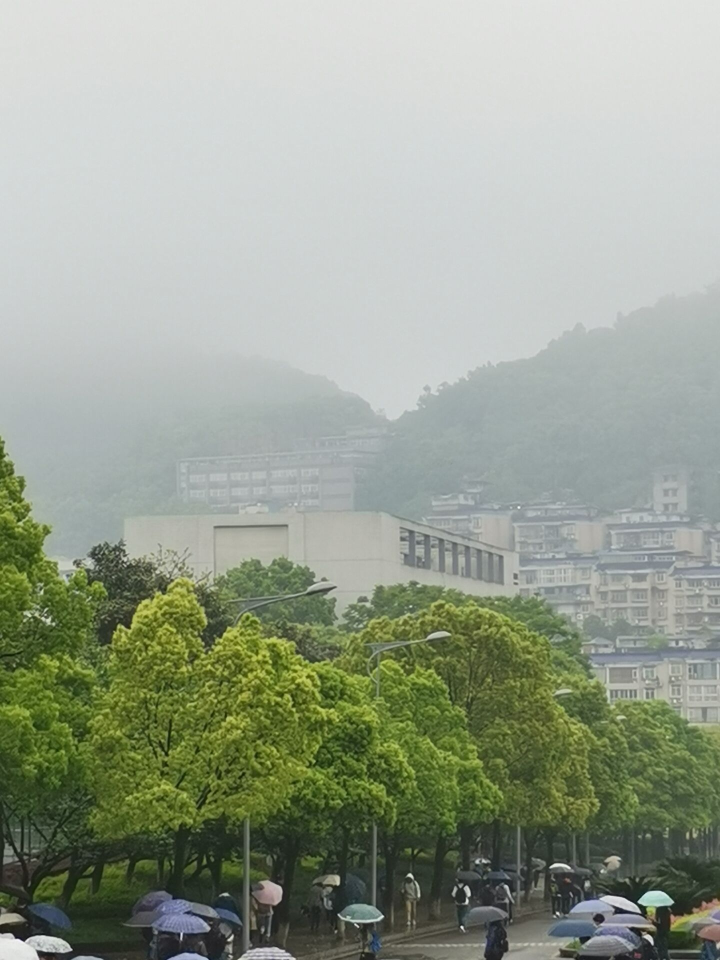
//> input picture 2.jpg, 1440 x 1920 px (shown at 1/2 size)
$ ./Source   (built with g++ and OpenCV 4)
//> lines starting //> are read from the running program, lines starting //| are printed output that depends on the picture
### get_radiance.h
#pragma once
#include<opencv2/opencv.hpp>
using namespace std;

void get_radiance(const cv::Mat& , const cv::Mat& , const cv::Vec3f & , cv::Mat & );

### guided_filter.h
#pragma once
#include<opencv2/opencv.hpp>
cv::Mat fastGuidedFilter(const cv::Mat &I_org, const cv::Mat &p_org, int r, double eps, int s);

### get_est_transmap.h
#pragma once
#include<opencv2/opencv.hpp>
#include "get_dark_channel.h"
using namespace std;

void get_esttransmap(const cv::Mat &, const cv::Vec3f &, const double &, const unsigned int, cv::Mat &);

### get_atmosphere.h
#pragma once
#include<opencv2/opencv.hpp>
using namespace std;


void get_atmosphere(const cv::Mat & , const cv::Mat & , cv::Vec3f & );

### get_dark_channel.h
#pragma once
#include <opencv2/opencv.hpp>

using namespace std;
void get_darkchannel(const cv::Mat & , cv::Mat & , const  int  );

### get_darkchannel.cpp
#include "get_dark_channel.h"

void get_darkchannel(const cv::Mat &input,  cv::Mat &dark_channel, const int window_size)
{
	cv::Mat RGB_channel[3];//三通道，分别是B,G,R  OpenCV中顺序相反
	cv::split(input, RGB_channel);//将原图分离到三通道

	cv::Mat min_channel;//三个颜色通道中最小值
	min_channel = cv::min(cv::min(RGB_channel[2], RGB_channel[1]), RGB_channel[0]);

	cv::Matx<unsigned char, 15, 15> element = cv::getStructuringElement(cv::MORPH_ELLIPSE, cv::Size(window_size, window_size));
	//进行腐蚀操作
	cv::erode(min_channel, dark_channel, element);
}

### get_radiance.cpp
#include"get_radiance.h"

void get_radiance(const cv::Mat&image, const cv::Mat&trans_map, const cv::Vec3f &atmosphere, cv::Mat &radiance)
{
	unsigned int m{ 0 }, n{ 0 };
	m = image.rows;
	n = image.cols;
	//得到大气光矩阵（将三个通道的大气光进行拷贝）
	cv::Mat rep_atmosphere(m, n, CV_32FC3, cv::Scalar(atmosphere[0], atmosphere[1], atmosphere[2]));

	cv::Mat max_transmap = cv::max(trans_map, 0.1);//设置大气光传递矩阵最小值为0.1（防止除零主导）

	//将大气光传递矩阵复制到三个通道(默认三个通道采用同一大气光)
	vector<cv::Mat>trans_map_final;
	cv::Mat trans_3channel;
	trans_map_final.push_back(trans_map);
	trans_map_final.push_back(trans_map);
	trans_map_final.push_back(trans_map);
	cv::merge(trans_map_final, trans_3channel);

	//采用大气光照模型计算需要恢复的图像
	radiance = ((image - rep_atmosphere) / trans_3channel) + rep_atmosphere;
}

### guided_filter.cpp
#include "guided_filter.h"
//https ://blog.csdn.net/kuweicai/article/details/78385871
//导向滤波的代码在CSDN得到，是何凯明在2015年发表的 fast guided filter中提出的算法
cv::Mat fastGuidedFilter(const cv::Mat &I_org, const cv::Mat &p_org, int r, double eps, int s)
{
	/*
	% GUIDEDFILTER   O(N) time implementation of guided filter.
	%
	%   - guidance image: I (should be a gray-scale/single channel image)
	%   - filtering input image: p (should be a gray-scale/single channel image)
	%   - local window radius: r
	%   - regularization parameter: eps
	*/

	cv::Mat I, _I;
	I_org.convertTo(_I, CV_32FC1, 1.0);

	resize(_I, I,I.size(), 1.0 / s, 1.0 / s, 1);


	cv::Mat p, _p;
	p_org.convertTo(_p, CV_32FC1, 1.0);
	//p = _p;
	resize(_p, p, p.size(), 1.0 / s, 1.0 / s, 1);

	//[hei, wid] = size(I);
	int hei = I.rows;
	int wid = I.cols;

	r = (2 * r + 1) / s + 1;//因为opencv自带的boxFilter（）中的Size,比如9x9,我们说半径为4

	//mean_I = boxfilter(I, r) ./ N;
	cv::Mat mean_I;
	cv::boxFilter(I, mean_I, CV_32FC1, cv::Size(r, r));

	//mean_p = boxfilter(p, r) ./ N;
	cv::Mat mean_p;
	cv::boxFilter(p, mean_p, CV_32FC1, cv::Size(r, r));

	//mean_Ip = boxfilter(I.*p, r) ./ N;
	cv::Mat mean_Ip;
	cv::boxFilter(I.mul(p), mean_Ip, CV_32FC1, cv::Size(r, r));

	//cov_Ip = mean_Ip - mean_I .* mean_p; % this is the covariance of (I, p) in each local patch.
	cv::Mat cov_Ip = mean_Ip - mean_I.mul(mean_p);

	//mean_II = boxfilter(I.*I, r) ./ N;
	cv::Mat mean_II;
	cv::boxFilter(I.mul(I), mean_II, CV_32FC1, cv::Size(r, r));

	//var_I = mean_II - mean_I .* mean_I;
	cv::Mat var_I = mean_II - mean_I.mul(mean_I);

	//a = cov_Ip ./ (var_I + eps); % Eqn. (5) in the paper;
	cv::Mat a = cov_Ip / (var_I + eps);

	//b = mean_p - a .* mean_I; % Eqn. (6) in the paper;
	cv::Mat b = mean_p - a.mul(mean_I);

	//mean_a = boxfilter(a, r) ./ N;
	cv::Mat mean_a;
	cv::boxFilter(a, mean_a, CV_32FC1, cv::Size(r, r));
	cv::Mat rmean_a;
	resize(mean_a, rmean_a, I_org.size(), 1);

	//mean_b = boxfilter(b, r) ./ N;
	cv::Mat mean_b;
	cv::boxFilter(b, mean_b, CV_32FC1, cv::Size(r, r));
	cv::Mat rmean_b;
	resize(mean_b, rmean_b, I_org.size(), 1);

	//q = mean_a .* I + mean_b; % Eqn. (8) in the paper;
	cv::Mat q = rmean_a.mul(_I) + rmean_b;

	return q;
}

### get_est_transmap.cpp
#include "get_est_transmap.h"

void get_esttransmap(const cv::Mat &image, const cv::Vec3f &atmosphere, const double &omega, const unsigned int win_size, cv::Mat &trans_est)
{
	unsigned int m{ 0 }, n{ 0 };
	m = image.rows;
	n = image.cols;
	//获得扩展大气光矩阵
	cv::Mat atmosphere_Matx(m, n, CV_32FC3, cv::Scalar(atmosphere[0], atmosphere[1], atmosphere[2]));
	cv::Mat dark_sub;
	get_darkchannel(image / atmosphere_Matx, dark_sub,win_size);
	trans_est = 1 - (omega*dark_sub);
}

### get_atmosphere.cpp
#include "get_atmosphere.h"

void get_atmosphere(const cv::Mat &image, const cv::Mat &dark_channel, cv::Vec3f &atmosphere)
{
	unsigned int m{ 0 }, n{ 0 };
	m = image.rows;
	n = image.cols;
	unsigned int n_pixels = n * m;
	unsigned int n_search_pixels = n_pixels * 0.01;
	cv::Mat dark_vec = dark_channel.reshape(0, 1);//将暗通道变为行向量形式
	cv::Mat image_vec = image.reshape(3, 1);//将原图转换为行向量

	//对暗通道图进行排序得到暗通道图索引
	cv::Mat indices(1, n_pixels, CV_8UC1);//存储将暗通道排序后得到的索引矩阵
	cv::sortIdx(dark_vec, indices, CV_SORT_DESCENDING);//对暗通道进行排序
	atmosphere=cv::Vec3f( 0,0,0 );//用于存储大气光值
	cv::Vec3f temp;
	unsigned int temp1;
	for (unsigned int i = 0; i < n_search_pixels; i++)//此处采用迭代，可能会降低运行效率
	{
		temp1 = indices.at<int>(i);
		temp = image_vec.at<cv::Vec3f>(temp1);
		atmosphere = atmosphere + temp;
	}
	atmosphere[0] /= n_search_pixels;//B通道大气光
	atmosphere[1] /= n_search_pixels;//G通道大气光
	atmosphere[2] /= n_search_pixels;//R通道大气光
}

### Source.cpp
#include<opencv2/opencv.hpp>
#include<string>
#include "Source.h"
#include "get_dark_channel.h"
#include "get_atmosphere.h"
#include "get_est_transmap.h"
#include "guided_filter.h"
#include "get_radiance.h"
using namespace std;

constexpr int win_size{ 15 };
const double omega{ 0.9 };//决定复原图像中雾保留程度,在一些情况下，该参数的设置会影响去雾效果，需要根据图像自适应

int main(void)
{
	cv::Mat input_image;
	input_image = cv::imread("2.jpg");
//> input_image is the input picture: 1920 rows x 1440 cols, CV_8UC3; mean B, G, R 144.1, 159.9, 151.8
	if (input_image.empty())//判断图像是否读取成功
	{
		cout << "error in get image" << endl;
		return -1;
	}

	clock_t start{ 0 }, finish{ 0 };
	start = clock();

	cv::Mat image_double;//获得double类型的图像，防止后续计算溢出
	input_image.convertTo(image_double, CV_32F, 1.0 / 255, 0);//转换为浮点图，方便后续计算而不溢出

	/*************************************获取暗通道***********************************/
	cv::Mat dark_channel;
	get_darkchannel(image_double, dark_channel, win_size);
//> in get_darkchannel, `cv::erode(min_channel, dark_channel, element);`:
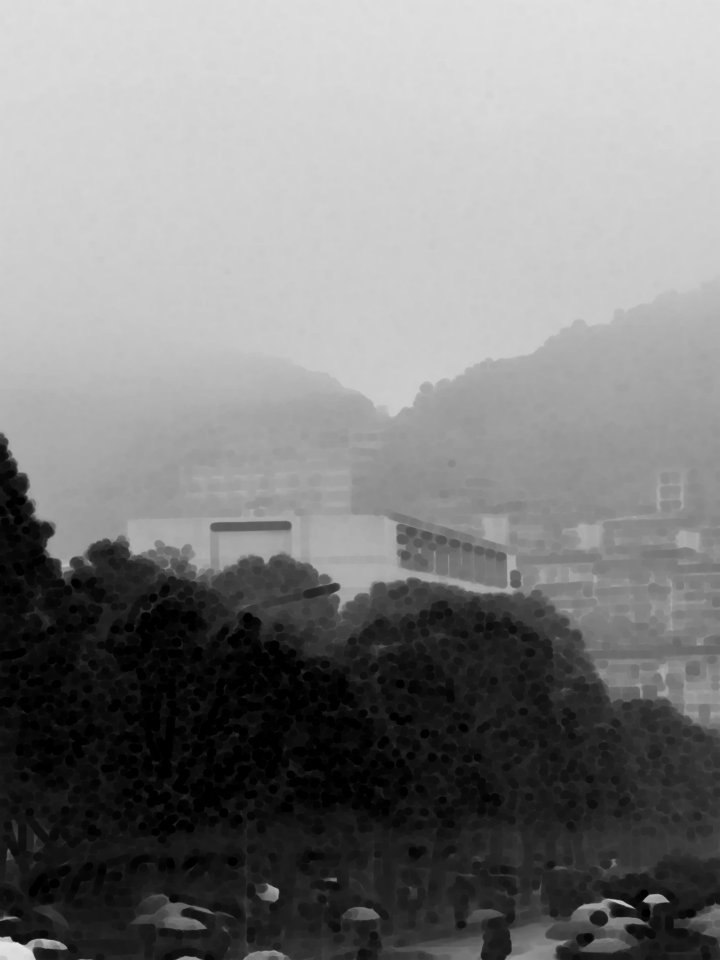
//> dark_channel: 1920 rows x 1440 cols, CV_32FC1 (shown at 1/2 size); min 0, max 0.886, mean 0.498
	/*********************************************************************************/

	/**************************由暗通道和原图计算大气光*********************************/
	cv::Vec3f atmosphere{ 0,0,0 };//用于存储大气光值的向量
	get_atmosphere(image_double, dark_channel, atmosphere);//通过函数获取大气光
//> the loop in get_atmosphere, `for (unsigned int i = 0; i < n_search_pixels; i++)` made 27648 passes
//> (temp1, temp, atmosphere) on passes 2 to 4: (2721633, [0.902, 0.914, 0.906], [1.81, 1.83, 1.82]), (2721632, [0.902, 0.914, 0.906], [2.71, 2.75, 2.72]), (2584, [0.886, 0.886, 0.886], [3.6, 3.63, 3.61])
//> after the loop in get_atmosphere, `for (unsigned int i = 0; i < n_search_pixels; i++)`: atmosphere = [24216.7, 24491.2, 24323.8]
//> in get_atmosphere, `atmosphere[0] /= n_search_pixels;`: atmosphere = [0.876, 24491.2, 24323.8]
//> in get_atmosphere, `atmosphere[1] /= n_search_pixels;`: atmosphere = [0.876, 0.886, 24323.8]
//> in get_atmosphere, `atmosphere[2] /= n_search_pixels;`: atmosphere = [0.876, 0.886, 0.88]
//> atmosphere = [0.876, 0.886, 0.88]
	/*********************************************************************************/

	/*********************************计算光照传递评估图*******************************/
	cv::Mat trans_est;
	get_esttransmap(image_double,atmosphere,omega,win_size,trans_est);
	/*********************************************************************************/

	/***************************采用导向滤波改良传递评估图******************************/
	cv::Mat trans_map;//光照传输图矩阵
	cv::Mat image_gray;//原图对应的灰度图
	cv::cvtColor(image_double, image_gray, CV_BGR2GRAY);
	//采用导向滤波计算传递矩阵
	trans_map = fastGuidedFilter(image_gray, trans_est, 15, 0.001, 1);;
//> in fastGuidedFilter, `cv::Mat a = cov_Ip / (var_I + eps);`:
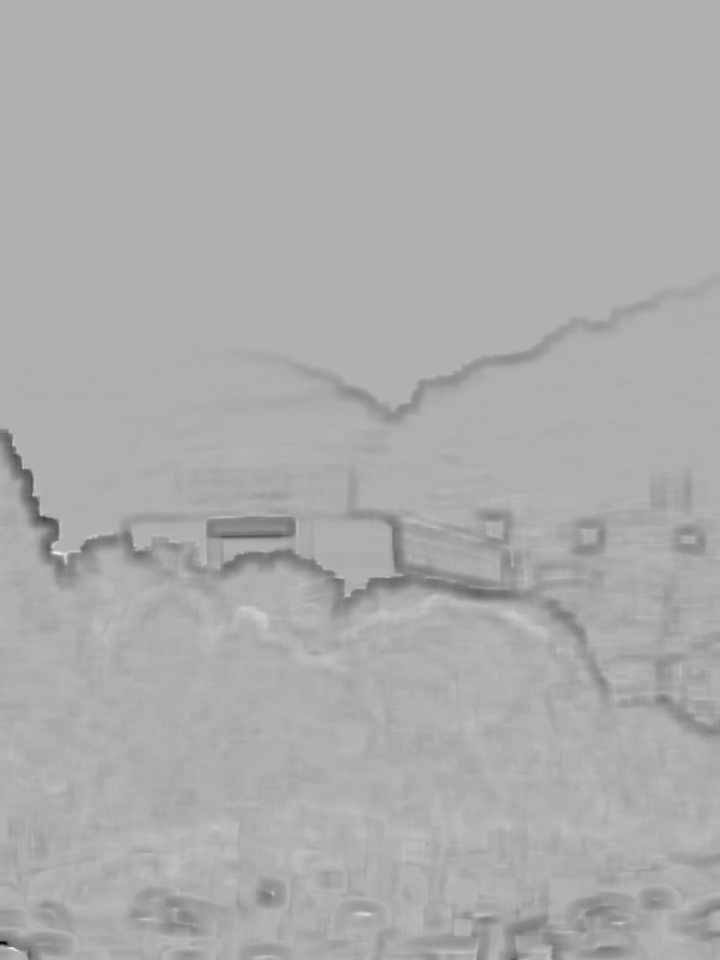
//> a: 1920 rows x 1440 cols, CV_32FC1 (shown at 1/2 size); min -3.09, max 1.37, mean -0.0674; drawn with min black and max white
//> in fastGuidedFilter, `cv::Mat b = mean_p - a.mul(mean_I);`:
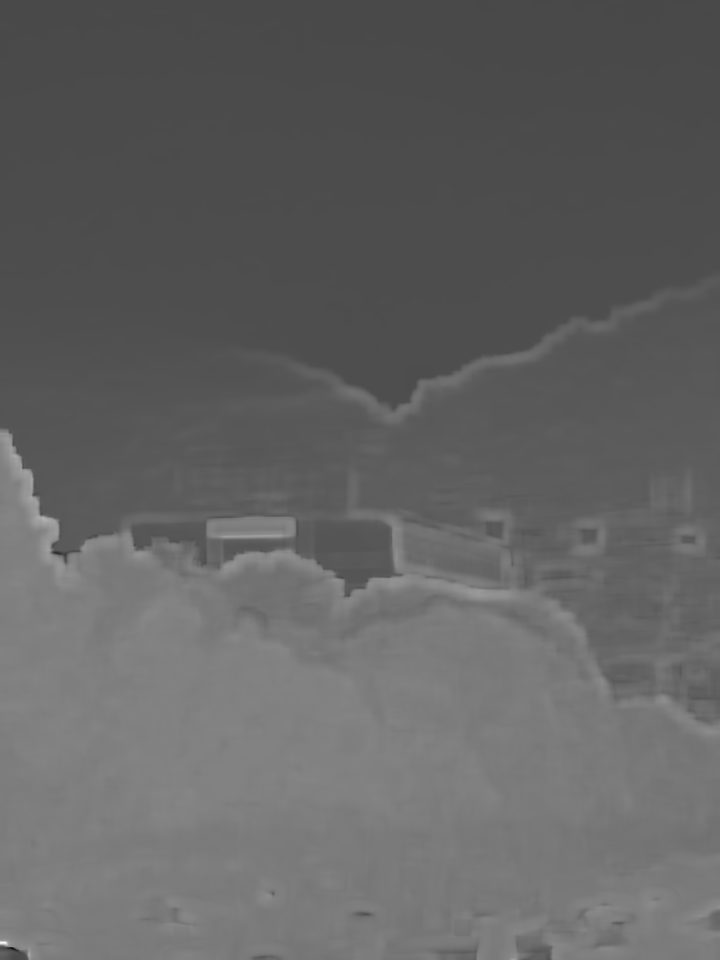
//> b: 1920 rows x 1440 cols, CV_32FC1 (shown at 1/2 size); min -1.04, max 2.97, mean 0.528; drawn with min black and max white
//> in fastGuidedFilter, `cv::boxFilter(a, mean_a, CV_32FC1, cv::Size(r, r));`:
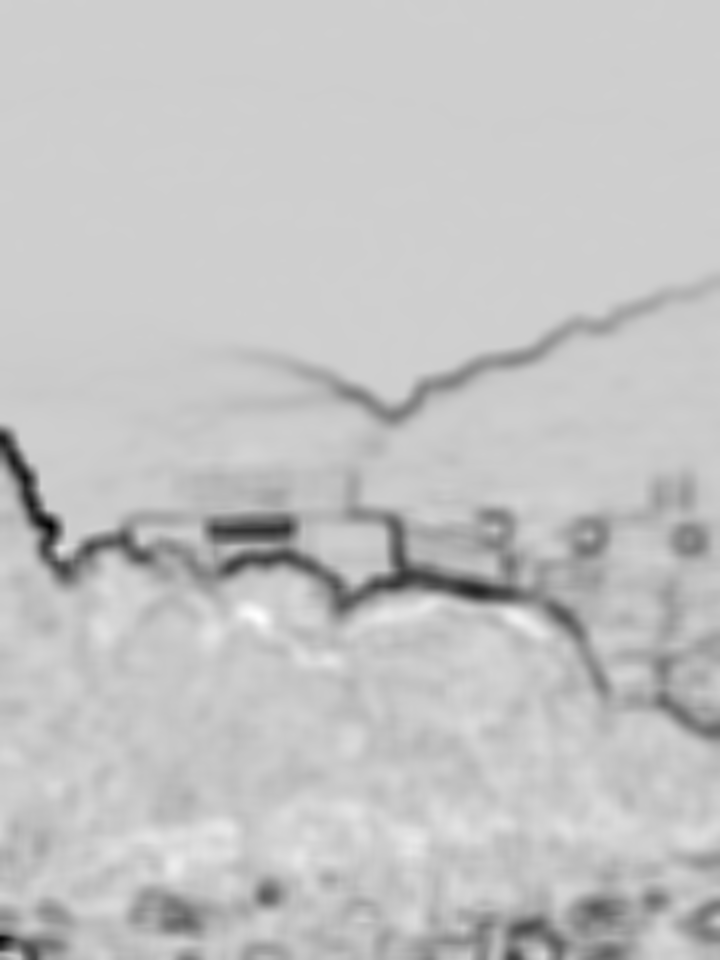
//> mean_a: 1920 rows x 1440 cols, CV_32FC1 (shown at 1/2 size); min -1.17, max 0.271, mean -0.0674; drawn with min black and max white
//> in fastGuidedFilter, `cv::Mat q = rmean_a.mul(_I) + rmean_b;`:
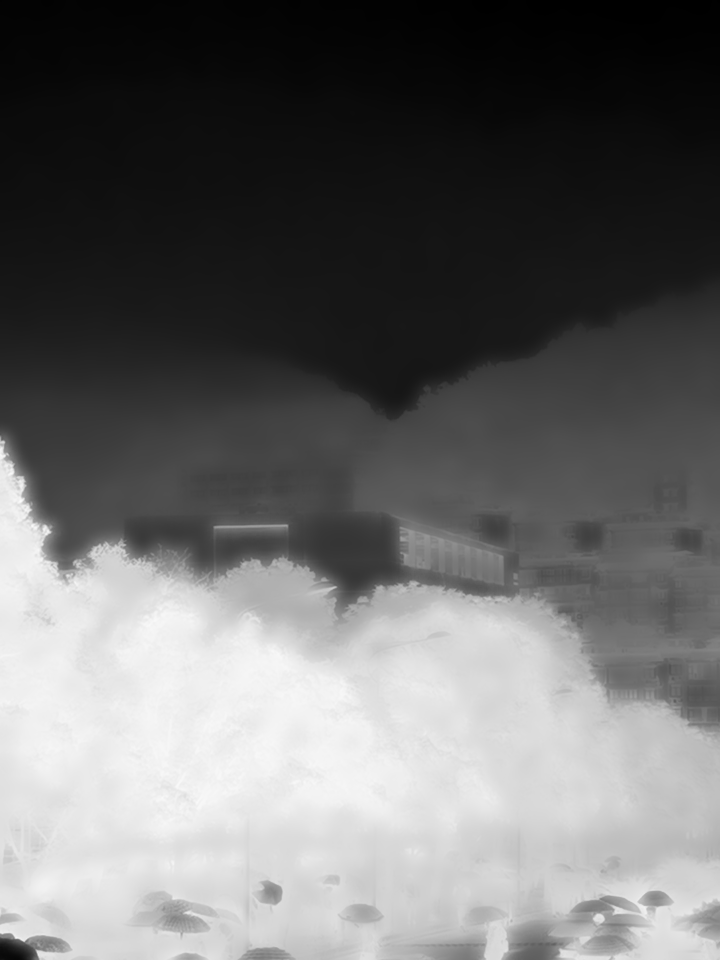
//> q: 1920 rows x 1440 cols, CV_32FC1 (shown at 1/2 size); min 0.104, max 1.03, mean 0.49; drawn with min black and max white
	/*********************************************************************************/

	/********************************获得无雾图像**************************************/
	cv::Mat radiance;
	get_radiance(image_double, trans_map, atmosphere, radiance);
	/*********************************************************************************/
	finish = clock();
	cout << "totally used time is " << static_cast<double>(finish - start)/CLOCKS_PER_SEC <<" S"<< endl;
	cv::Mat out_file;
	radiance.convertTo(out_file, CV_8U, 250.0);
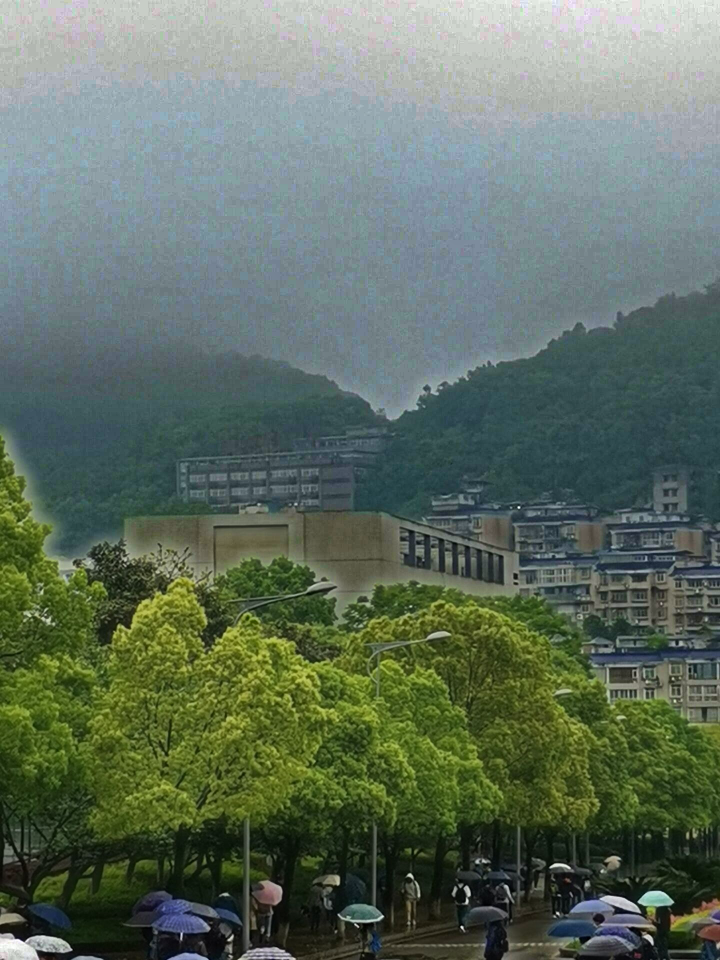
//> out_file: 1920 rows x 1440 cols, CV_8UC3 (shown at 1/2 size); mean B, G, R 96.1, 110.6, 95.8
	cv::imwrite("output_image.bmp", out_file);
	cv::namedWindow("input image", cv::WINDOW_NORMAL);
	cv::namedWindow("dehazed image", cv::WINDOW_NORMAL);
	cv::imshow("input image", image_double);
	cv::imshow("dehazed image", radiance);
	cv::waitKey(0);
	cv::destroyAllWindows();
	return 0;
}
